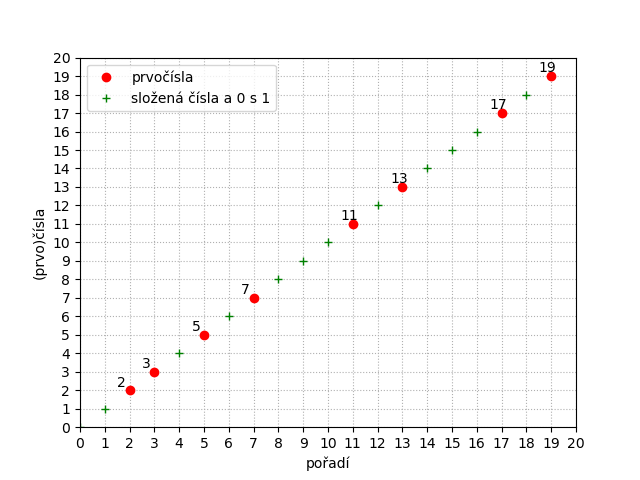

Python code for this plot:
#!/usr/bin/env python3

import matplotlib.pyplot as plt

# prvočísla
ax, ay = [2, 3, 5, 7, 11, 13, 17, 19], [2, 3, 5, 7, 11, 13, 17, 19]
plt.plot(ax, ay, 'ro', label='prvočísla')
for x, y in zip(ax, ay):
    plt.annotate(y, xy=(y,y), xytext=(y-0.5, y+0.2))

# 0,1 a složená čísla
plt.plot(
    [0, 1, 4, 6, 8, 9, 10, 12, 14, 15, 16, 18],
    [0, 1, 4, 6, 8, 9, 10, 12, 14, 15, 16, 18],
    'g+',
    label='složená čísla a 0 s 1'
)

# nastavení a popis os
plt.axis([0, 20, 0, 20])
plt.xticks(range(21))
plt.yticks(range(21))
plt.grid(linestyle='dotted')
plt.xlabel('pořadí')
plt.ylabel('(prvo)čísla')

# vykreslení grafu
plt.legend()
plt.show()
